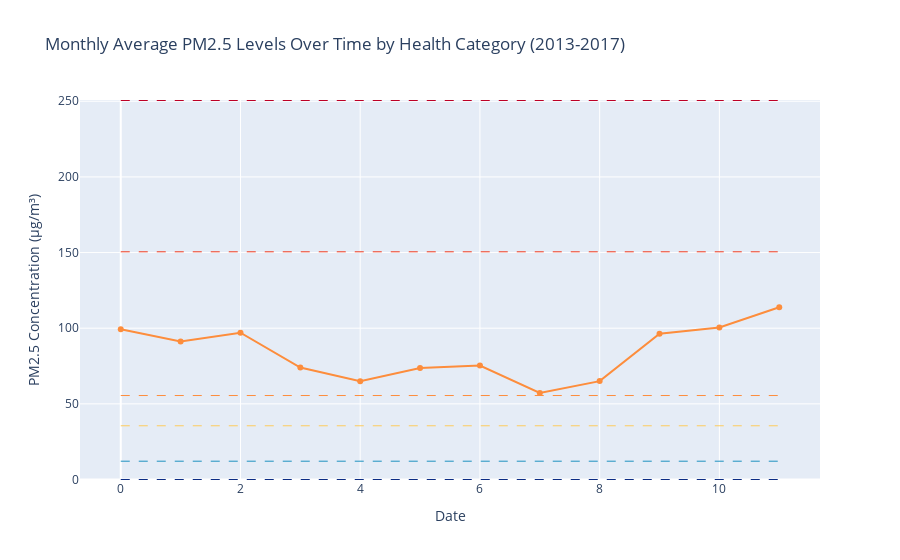

The cell this chart's notebook holds for it:
### Markdown cell above
### We can confirm our empirical inference that PM10, SO2, NO2, and CO have strong positive correlations.
### However, we can see that O3, DEWP, WSPM have *moderate* correlations
### PRES, RAIN, TEMP have *weak to **VERY** weak* correlations
### This finding compliments our research done in existing Air Quality Research articles.

<a href="https://www.waikatoregion.govt.nz/environment/air/weather-and-air/#:~:text=or%20no%20wind.-,Wind%20speed,in%20dry%20windy%20rural%20areas.">Windspeed Article here</a>
```
Wind speed 
"Wind carries air contaminants away from their source, causing them to disperse. In general, the higher the wind speed, the more contaminants are dispersed and the lower their concentration. However, high wind can also generate dust – a problem in dry windy rural areas."
```
<a href="https://www.sciencedirect.com/science/article/abs/pii/S0048969723010501#:~:text=Through%20the%20combined%20effect%20of,autumn%20and%20winter%20in%20YRD.">O3 Article here</a>
```
"Through the combined effect of two chemical processes, PM2.5 can lead to a decrease in O3 concentration of −3.3 ppb (−7.6 %), −2.2 ppb (−4.0 %), −2.9 ppb (−6.3 %), and − 5.9 ppb (−18.7 %), in spring, summer, autumn and winter in YRD. Therefore, if the PM2.5 concentration decreases, the weakening effect of PM2.5 on the ozone concentration will be reduced, resulting in the aggravation of ozone pollution. "
```

### Code cell
import plotly.graph_objects as go

# Define thresholds and colors
thresholds = {
    'Good': (0, 12, '#0C2C84'),  # Dark blue
    'Moderate': (12.1, 35.4, '#1D91C0'),  # Blue
    'Unhealthy for Sensitive Groups': (35.5, 55.4, '#FECC5C'),  # Yellow
    'Unhealthy': (55.5, 150.4, '#FD8D3C'),  # Orange
    'Very Unhealthy': (150.5, 250.4, '#F03B20'),  # Red
    'Hazardous': (250.5, float('inf'), '#BD0026')  # Maroon
}

# Create a color column based on PM2.5 value
def get_color(pm_value):
    for key, (min_val, max_val, color) in thresholds.items():
        if min_val <= pm_value <= max_val:
            return color
    return '#FFFFFF'  # Default color if something goes wrong

monthly_mean['Color'] = monthly_mean['PM2.5'].apply(get_color)

# Plotting
fig = go.Figure()

for key, (min_val, max_val, color) in thresholds.items():
    # Filter data for each category and plot
    mask = (monthly_mean['PM2.5'] >= min_val) & (monthly_mean['PM2.5'] <= max_val)
    fig.add_trace(go.Scatter(x=monthly_mean.index[mask], 
                             y=monthly_mean['PM2.5'][mask],
                             marker=dict(color=color),
                             name=key))
    fig.add_shape(type="line",
                  x0=monthly_mean.index.min(),
                  y0=min_val,
                  x1=monthly_mean.index.max(),
                  y1=min_val,
                  line=dict(color=color, width=1, dash='dash'),
                  name=key + " Lower Bound")

fig.update_layout(title='Monthly Average PM2.5 Levels Over Time by Health Category (2013-2017)',
                  xaxis_title='Date',
                  yaxis_title='PM2.5 Concentration (µg/m³)',
                  legend_title='Category')
fig.show()

### Figure 1 — Plotly figure (JSON) as saved in the notebook; plotly's stock layout.template omitted (floating-point values rounded to 4 significant figures)
{"data": [{"marker": {"color": "#0C2C84"}, "name": "Good", "type": "scatter", "x": [], "y": []}, {"marker": {"color": "#1D91C0"}, "name": "Moderate", "type": "scatter", "x": [], "y": []}, {"marker": {"color": "#FECC5C"}, "name": "Unhealthy for Sensitive Groups", "type": "scatter", "x": [], "y": []}, {"marker": {"color": "#FD8D3C"}, "name": "Unhealthy", "type": "scatter", "x": [0, 1, 2, 3, 4, 5, 6, 7, 8, 9, 10, 11], "y": [99.27, 91.21, 97.03, 74.0, 64.88, 73.71, 75.35, 57.15, 65.03, 96.34, 100.5, 113.9]}, {"marker": {"color": "#F03B20"}, "name": "Very Unhealthy", "type": "scatter", "x": [], "y": []}, {"marker": {"color": "#BD0026"}, "name": "Hazardous", "type": "scatter", "x": [], "y": []}], "layout": {"legend": {"title": {"text": "Category"}}, "shapes": [{"line": {"color": "#0C2C84", "dash": "dash", "width": 1}, "name": "Good Lower Bound", "type": "line", "x0": 0, "x1": 11, "y0": 0, "y1": 0}, {"line": {"color": "#1D91C0", "dash": "dash", "width": 1}, "name": "Moderate Lower Bound", "type": "line", "x0": 0, "x1": 11, "y0": 12.1, "y1": 12.1}, {"line": {"color": "#FECC5C", "dash": "dash", "width": 1}, "name": "Unhealthy for Sensitive Groups Lower Bound", "type": "line", "x0": 0, "x1": 11, "y0": 35.5, "y1": 35.5}, {"line": {"color": "#FD8D3C", "dash": "dash", "width": 1}, "name": "Unhealthy Lower Bound", "type": "line", "x0": 0, "x1": 11, "y0": 55.5, "y1": 55.5}, {"line": {"color": "#F03B20", "dash": "dash", "width": 1}, "name": "Very Unhealthy Lower Bound", "type": "line", "x0": 0, "x1": 11, "y0": 150.5, "y1": 150.5}, {"line": {"color": "#BD0026", "dash": "dash", "width": 1}, "name": "Hazardous Lower Bound", "type": "line", "x0": 0, "x1": 11, "y0": 250.5, "y1": 250.5}], "title": {"text": "Monthly Average PM2.5 Levels Over Time by Health Category (2013-2017)"}, "xaxis": {"title": {"text": "Date"}}, "yaxis": {"title": {"text": "PM2.5 Concentration (µg/m³)"}}}}
